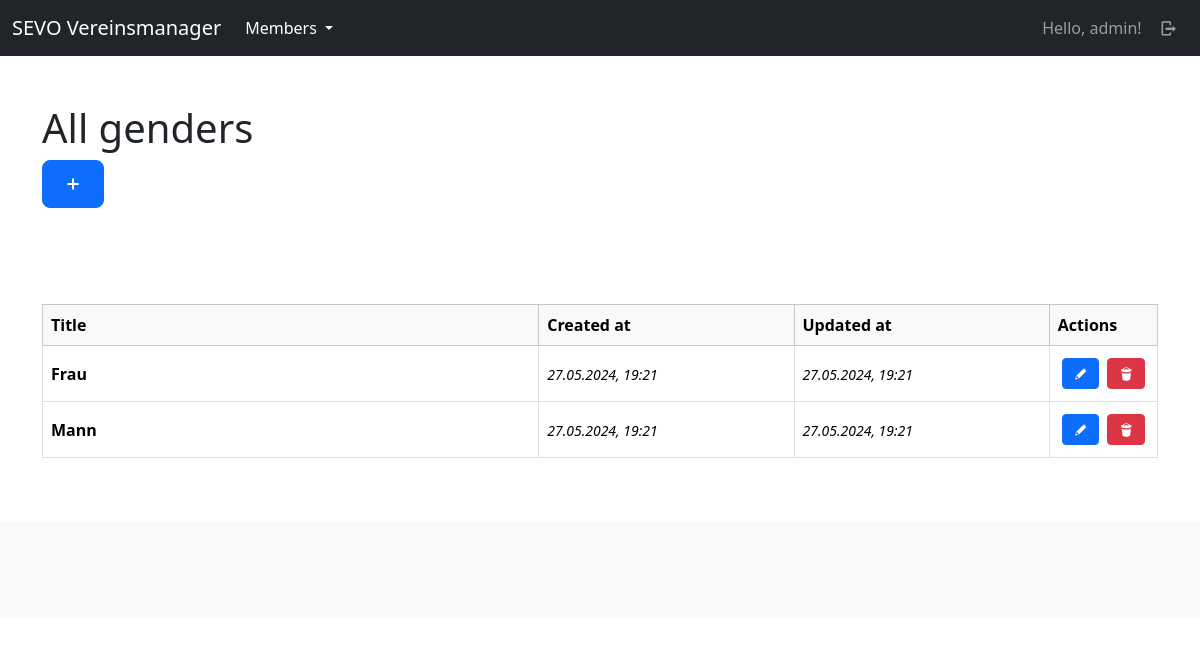
Before: /mbrs/genders/ (signed in) with the older database file.
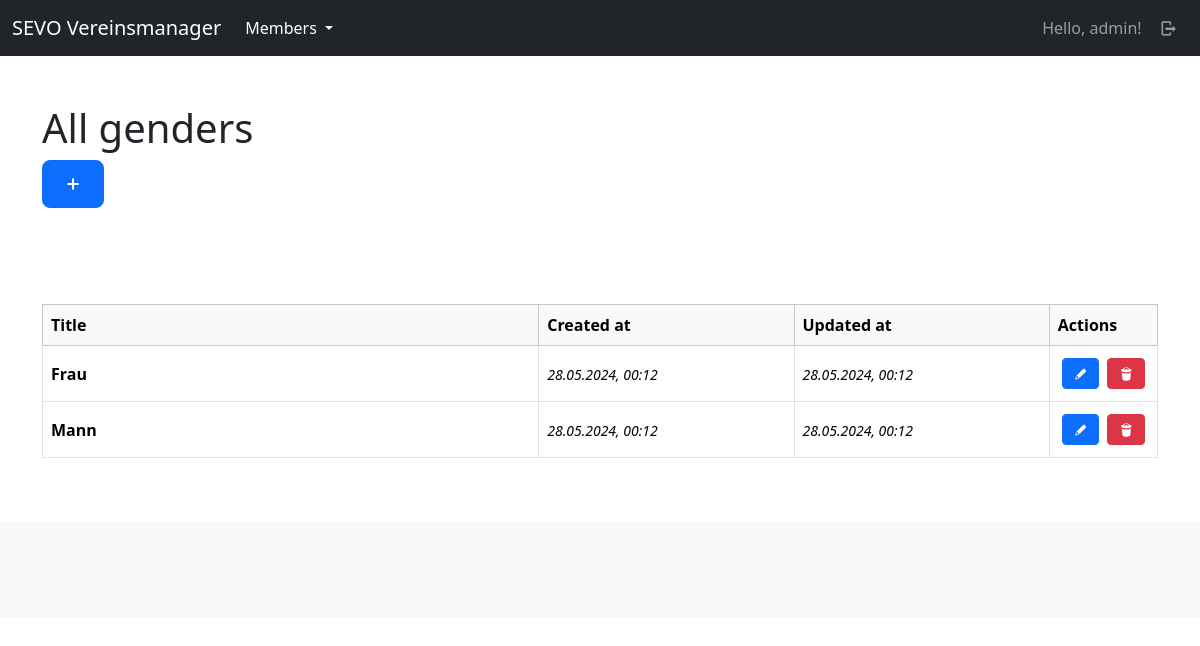
After: the same page with the newer database file.
### members/models.py (models this page shows, shortened)
class Gender(models.Model):
    title = models.CharField(max_length=100, unique=True)
    created_at = models.DateTimeField(auto_now=True)
    updated_at = models.DateTimeField(auto_now_add=True)
    class Meta:
        ordering = ["-updated_at"]

### members/views/genders.py (the view)
# urls.py: path("genders/", genders.index, name="members-gender-index"),
@login_required(login_url="sevo-auth-login")
def index(request):
    genders = models.Gender.objects.all()
    return render(request, "members/gender/index.html", {
        "title": _("All genders"),
        "genders": genders
    })

### members/templates/members/gender/index.html (shortened to what this page needs)
{% extends "base_main.html" %}
{% load i18n %}
{% load static %}
{% block header %}
    <div class="container py-5">
        <div class="row">
            <div class="col-lg-12">
                <h1>{{ title }}</h1>
                <a class="btn btn-primary btn-lg" href="{% url "members-gender-create" %}"><i class="demo-icon icon-plus"></i></a>
            </div>
        </div>
    </div>
{% endblock %}
{% block main %}
    {% if genders %}
        <div>
            {% include "members/gender/partials/_list_table.html" %}
        </div>
    {% else %}
        <p>{% trans "No genders available." %}</p>
    {% endif %}
{%  endblock %}

### members/templates/members/gender/partials/_list_table.html
{% load i18n %}
<div class="table-responsive">
    <table class="table table-bordered align-middle">
        <thead class="table-light">
        <tr>
            <th scope="col">{% trans "Title" %}</th>
            <th scope="col">{% trans "Created at" %}</th>
            <th scope="col">{% trans "Updated at" %}</th>
            <th scope="col">{% trans "Actions" %}</th>
        </tr>
        </thead>
        <tbody>
            {% for gender in genders %}
                <tr>
                    <th scope="row" class="w-50">
                        {{ gender.title }}
                    </th>
                    <td class="w-25"><time><small><i>{{ gender.created_at|date:"d.m.Y, H:i" }}</i></small></time></td>
                    <td class="w-25"><time><small><i>{{ gender.updated_at|date:"d.m.Y, H:i" }}</i></small></time></td>
                    <td class="w-auto">
                        <div class="d-flex justify-content-center align-content-center">
                            <a class="btn btn-primary btn-sm d-block m-1" href="{% url "members-gender-update" id=gender.id %}"><i class="demo-icon icon-pencil"></i></a>
                            <a class="btn btn-danger btn-sm d-block m-1" href="{% url "members-gender-delete" id=gender.id %}"><i class="demo-icon icon-trash"></i></a>
                        </div>
                    </td>
                </tr>
            {% endfor %}
        </tbody>
    </table>
</div>

Changed rows visible on the page:
changed Gender "Frau": created_at "27.05.2024, 19:21" → "28.05.2024, 00:12"; updated_at "27.05.2024, 19:21" → "28.05.2024, 00:12"
changed Gender "Mann": created_at "27.05.2024, 19:21" → "28.05.2024, 00:12"; updated_at "27.05.2024, 19:21" → "28.05.2024, 00:12"
